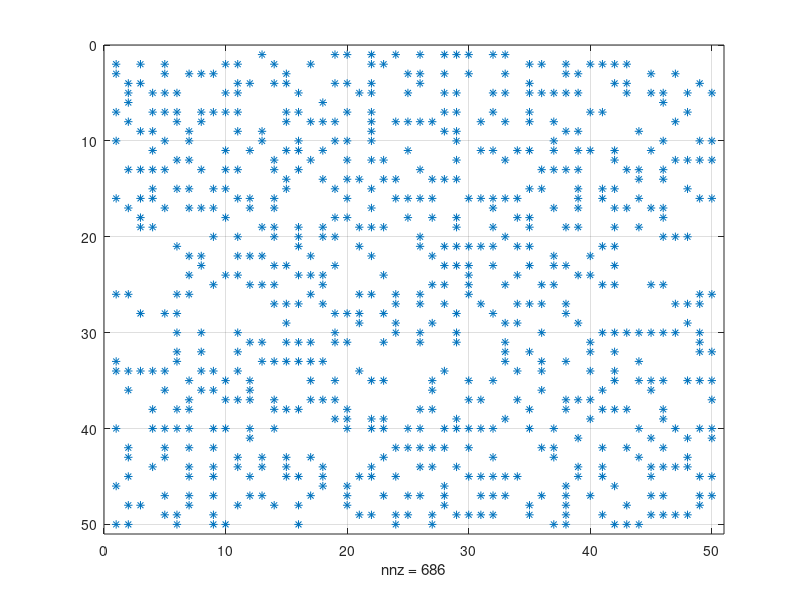

This chart was generated by the following MATLAB code:
%% Conway Game of Life
% To start make the size of the game (50,50)
% Compute the number of neighbours
% Then draw the dot using spy function

clc;
clear;
N = 50; 
A = round(rand(N,N));
newlife = A;
for a = 1:N
    si = a-1;
    ei = a+1;
    veci = si:ei;
    veci(veci==0)=N;
    veci(veci==N+1)=1;
    for b = 1:N
      sj = b-1;
      ej = b+1;
      vecj = sj:ej;
      vecj(vecj==0)=N;
      vecj(vecj==N+1)=1;
      n = sum(sum(A(veci,vecj)))-A(a,b); % number of neighbour
      if A(a,b)
          % Any live cell with fewer than two live neighbours dies by under-population.
          if (A(a, b)== 1) && ((n < 2) || (n > 3))
              newlife(a,b) = 0;
          
          % Any live cell with two or three live neighbours lives on to the next generation.

          % Any live cell with more than three live neighbours dies by overcrowding.
          elseif (A(a, b)== 1) && ((n == 2) || (n == 3))
              newlife(a,b) = 1;
      
          % Any dead cell with exactly three live neighbours becomes a live cell by reproduction.
          elseif (mylife(a, b)== 0) && (n == 3)
              newlife(a,b) = 1;
          end
      end
    end

  A = newlife;
  pause(0.01)
  spy(A)
  grid on
end



